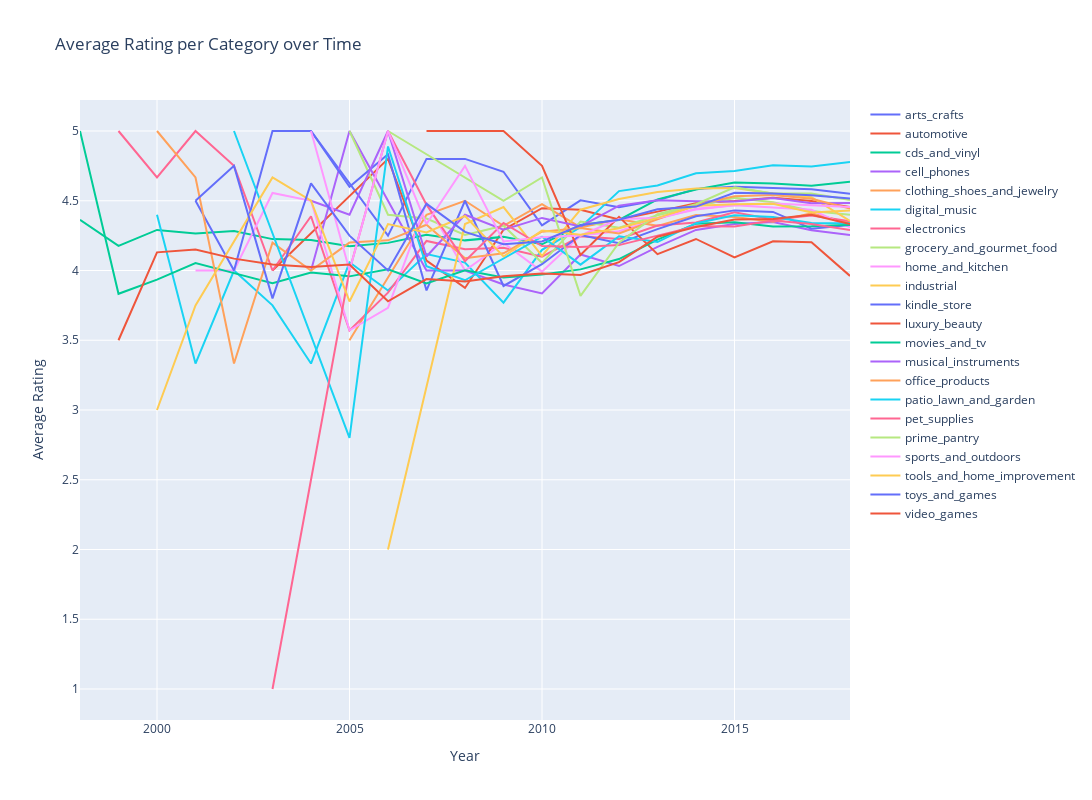

This figure's notebook cell:
### Code cell
fig = go.Figure()

for i, id in enumerate(categories):
    fig.add_trace(go.Scatter(x=cat_year_avg_rating[cat_year_avg_rating.category==id].reviewYear,
                             y=cat_year_avg_rating[cat_year_avg_rating.category==id].avg_rating,
                             mode='lines',
                             name=id))
    last_count = cat_year_avg_rating[cat_year_avg_rating.category==id].avg_rating.iloc[-1]

fig.update_layout(
    title="Average Rating per Category over Time",
    xaxis=dict(title="Year"),
    yaxis=dict(title="Average Rating"),
    hovermode="x",
    height=800,  # Set the height of the figure (in pixels)
    width=1500   # Set the width of the figure (in pixels)
)

fig.show()
